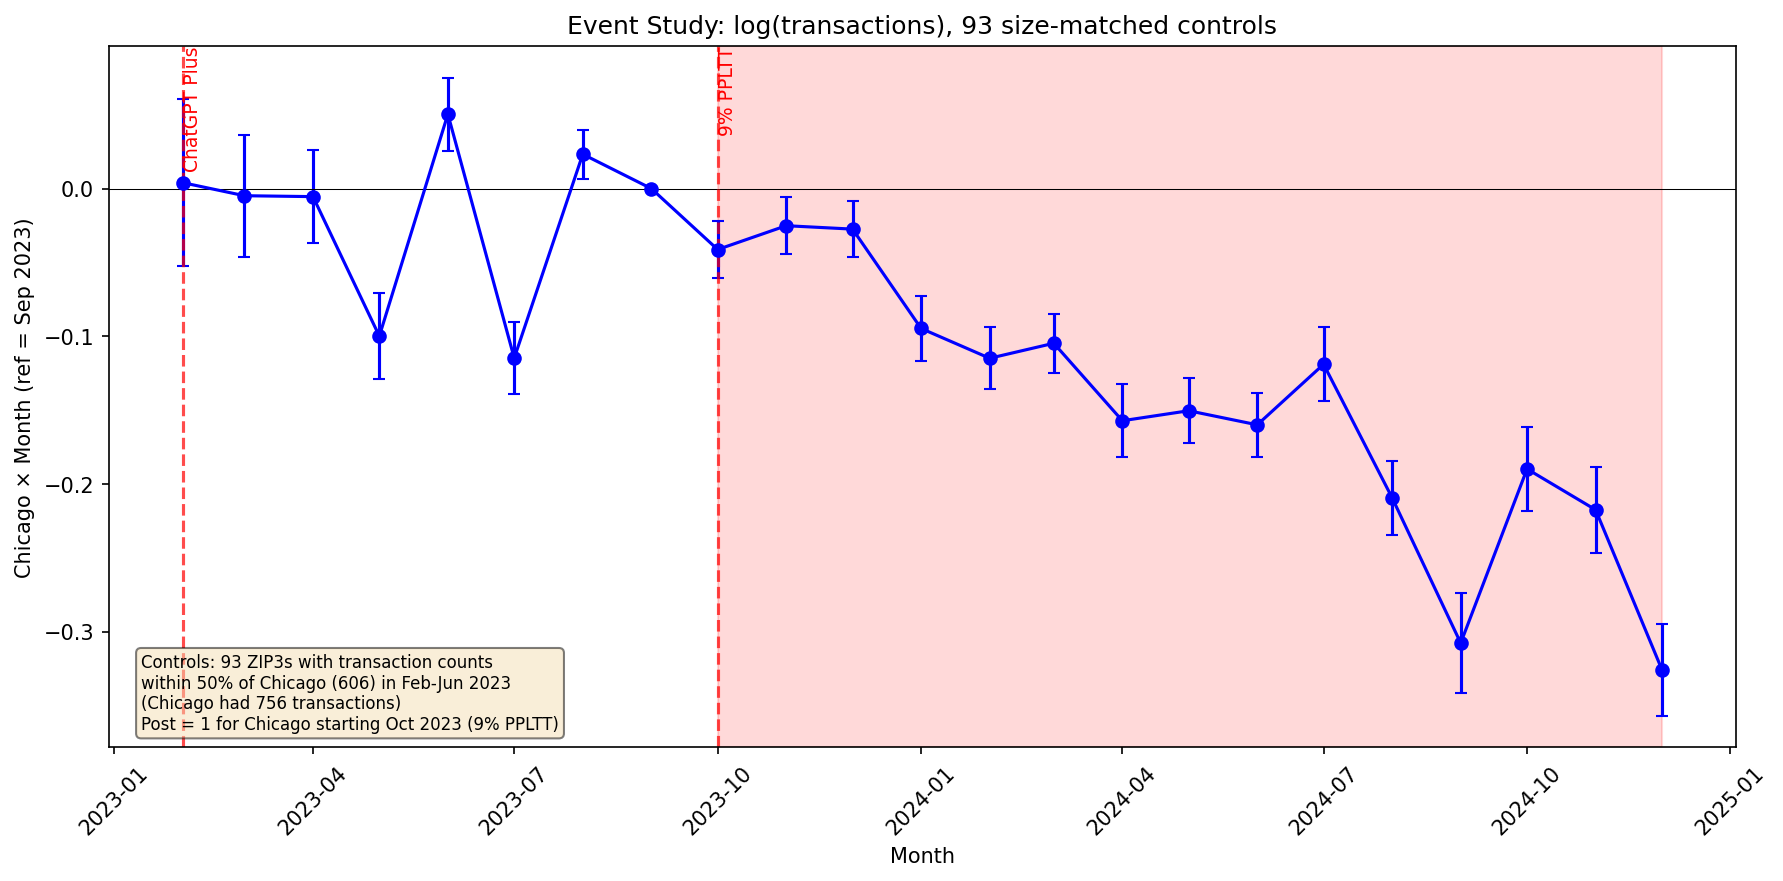

Write the Python code that produced this figure.
#!/usr/bin/env python3
"""
TWFE DiD or Synthetic Control for Chicago PPLTT on ChatGPT subscriptions.
Control group: ZIP3s with similar transaction volume to Chicago (606xx Zip codes) in Jan-Jun 2023.
"""

import pandas as pd
import numpy as np
import statsmodels.formula.api as smf
from scipy.optimize import minimize
import matplotlib
matplotlib.use('Agg')
import matplotlib.pyplot as plt
import matplotlib.dates as mdates
from pathlib import Path
from load_chatgpt_data import load_with_zip3, log, get_output_dir, get_filter_title, get_outcome_column

# Toggle: False = DiD with inference, True = Synthetic control (just the picture)
USE_SYNTH_CONTROL = True

TREATED_ZIP = '606'
START_DATE = '2023-03-01'  # Drop Feb 2023 (outlier month)
TREATMENT_DATE = '2023-10-01'
END_DATE = '2024-12-01'  # Exclude ChatGPT Pro period
SIZE_WINDOW = 0.1  # Controls must be within 10% of Chicago's size

EVENTS = {
    "ChatGPT Plus": "2023-02-01",
    "9% PPLTT": "2023-10-01",
}


def run_synth_control(trans, donor_zips, chicago_size, size_label):
    """Synthetic control: match pre-period outcomes, plot actual vs synthetic."""
    log("Running synthetic control...")
    outcome_col = get_outcome_column()

    # Monthly aggregations
    trans['month'] = trans['trans_date'].dt.to_period('M')
    monthly = trans.groupby(['zip3', 'month']).agg(
        n_transactions=('trans_amount', 'count'),
        total_spend=('trans_amount', 'sum'),
        n_users=('cardid', 'nunique')
    ).reset_index()
    monthly['month_dt'] = monthly['month'].dt.to_timestamp()

    # Pivot to wide format (months x zip3s)
    pivot = monthly.pivot(index='month_dt', columns='zip3', values=outcome_col)
    pivot_log = np.log(pivot)
    pivot_log = pivot_log.dropna(subset=[TREATED_ZIP])
    pivot_log = pivot_log[pivot_log.index < END_DATE]

    # Keep donors with complete pre-period data
    pre_mask = pivot_log.index < TREATMENT_DATE
    pre_data = pivot_log[pre_mask]
    valid_donors = [z for z in donor_zips if z in pre_data.columns and pre_data[z].notna().all()]
    log(f"Donors with complete pre-period: {len(valid_donors)}")

    # Fit weights on pre-period
    fit_data = pivot_log[pre_mask][[TREATED_ZIP] + valid_donors].dropna()
    log(f"Pre-period months: {len(fit_data)}")

    y_treated = fit_data[TREATED_ZIP].values
    X_donors = fit_data[valid_donors].values

    def objective(w):
        synth = X_donors @ w
        return np.mean((y_treated - synth) ** 2)

    constraints = [{'type': 'eq', 'fun': lambda w: np.sum(w) - 1}]
    bounds = [(0, 1) for _ in valid_donors]
    w0 = np.ones(len(valid_donors)) / len(valid_donors)

    result = minimize(objective, w0, method='SLSQP', bounds=bounds, constraints=constraints)
    weights = result.x

    print("\n" + "="*60)
    print("SYNTHETIC CONTROL WEIGHTS")
    print("="*60)
    print(f"Pre-period RMSE (log {outcome_col}): {np.sqrt(result.fun):.4f}")

    weight_df_all = pd.DataFrame({'zip3': valid_donors, 'weight': weights})
    weight_df = weight_df_all[weight_df_all['weight'] > 0.01].sort_values('weight', ascending=False)
    print("\nTop donors by weight:")
    for _, row in weight_df.iterrows():
        print(f"  {row['zip3']}: {row['weight']:.3f}")
    print(f"\nDonors with weight > 1%: {len(weight_df)}")
    print(f"Total weight in top donors: {weight_df['weight'].sum():.3f}")

    # Compute synthetic for full period using ALL donors (weights sum to 1)
    all_donors = weight_df_all['zip3'].tolist()
    all_weights = weight_df_all['weight'].values
    full_data = pivot_log[[TREATED_ZIP] + all_donors].dropna()
    full_data = full_data[full_data.index < END_DATE]
    full_data['synthetic'] = full_data[all_donors].values @ all_weights

    # Plot
    log("Creating plot...")
    fig, ax = plt.subplots(figsize=(12, 6))

    ax.plot(full_data.index, full_data[TREATED_ZIP], marker='o', linewidth=2,
            color='blue', label='Chicago (606xx Zip codes)')
    ax.plot(full_data.index, full_data['synthetic'], marker='s', linewidth=2,
            color='orange', linestyle='--', label='Synthetic Control')

    # Shade treatment period
    ax.axvspan(pd.to_datetime(TREATMENT_DATE), full_data.index.max(),
               alpha=0.15, color='red')

    for event, date in EVENTS.items():
        event_dt = pd.to_datetime(date)
        if full_data.index.min() <= event_dt <= full_data.index.max():
            ax.axvline(event_dt, color='red', linestyle='--', alpha=0.7)
            ax.text(event_dt, ax.get_ylim()[1], event, rotation=90, va='top', fontsize=9, color='red')

    ax.set_xlabel('Month')
    ax.set_ylabel(f'Log {outcome_col}')
    ax.set_title(f'Synthetic Control: Chicago vs {len(weight_df)} donors {get_filter_title()}')
    ax.legend(loc='upper left')
    ax.xaxis.set_major_formatter(mdates.DateFormatter('%Y-%m'))
    ax.tick_params(axis='x', rotation=45)

    # Notes
    top3 = weight_df.head(3)
    weight_note = "Top weights: " + ", ".join([f"{r['zip3']}={r['weight']:.2f}" for _, r in top3.iterrows()])
    control_note = (f"Weights fitted on pre-treatment outcomes (Mar-Sep 2023)\n"
                    f"{len(weight_df)} ZIP3s receive positive weight\n"
                    f"{weight_note}")
    ax.text(0.02, 0.02, control_note, transform=ax.transAxes, fontsize=8,
            verticalalignment='bottom', bbox=dict(boxstyle='round', facecolor='wheat', alpha=0.5))

    plt.tight_layout()
    out_dir = get_output_dir()
    plt.savefig(out_dir / "chicago_synth_control.png", dpi=150, bbox_inches='tight')
    log(f"Saved: {out_dir / 'chicago_synth_control.png'}")

    # Period comparisons
    print("\n" + "="*60)
    print("PERIOD COMPARISONS (log {})".format(outcome_col))
    print("="*60)
    for name, mask in [("Pre-tax (Feb-Sep 2023)", full_data.index < TREATMENT_DATE),
                       ("Post-tax (Oct 2023+)", full_data.index >= TREATMENT_DATE)]:
        subset = full_data[mask]
        if len(subset) > 0:
            diff = subset[TREATED_ZIP].mean() - subset['synthetic'].mean()
            print(f"{name}: Chicago - Synth = {diff:.3f}")


def main():
    trans = load_with_zip3()

    # Select controls based on Feb-Jun 2023 size (post ChatGPT Plus launch)
    # Match on the outcome variable (transactions, spend, or unique users)
    outcome_col = get_outcome_column()
    log(f"Selecting size-matched controls (matching on {outcome_col})...")
    early = trans[(trans['trans_date'] >= START_DATE) & (trans['trans_date'] < '2023-07-01')]

    if outcome_col == 'n_users':
        counts = early.groupby('zip3')['cardid'].nunique().reset_index(name='size_metric')
        size_label = 'unique users'
    elif outcome_col == 'total_spend':
        counts = early.groupby('zip3')['trans_amount'].sum().reset_index(name='size_metric')
        size_label = 'total spend'
    else:  # n_transactions
        counts = early.groupby('zip3').size().reset_index(name='size_metric')
        size_label = 'transactions'

    chicago_size = counts[counts['zip3'] == TREATED_ZIP]['size_metric'].values[0]
    lower = chicago_size * (1 - SIZE_WINDOW)
    upper = chicago_size * (1 + SIZE_WINDOW)

    similar = counts[(counts['size_metric'] >= lower) & (counts['size_metric'] <= upper)]
    similar = similar[similar['zip3'] != TREATED_ZIP]  # Exclude Chicago
    similar = similar[similar['zip3'].str.match(r'^\d{3}$')]  # Valid ZIP3s only

    control_zips = similar['zip3'].tolist()
    log(f"Chicago {size_label} (Mar-Jun 2023): {chicago_size}")
    log(f"Control ZIP3s (within {SIZE_WINDOW*100:.0f}%): {len(control_zips)}")

    # Filter to relevant ZIPs
    all_zips = [TREATED_ZIP] + control_zips
    trans = trans[trans['zip3'].isin(all_zips)].copy()

    # Filter to sample period (ChatGPT Plus launch through Nov 2025)
    trans = trans[(trans['trans_date'] >= START_DATE) & (trans['trans_date'] < END_DATE)].copy()
    log(f"Sample: {trans['trans_date'].min()} to {trans['trans_date'].max()}")

    # Branch based on method
    if USE_SYNTH_CONTROL:
        run_synth_control(trans, control_zips, chicago_size, size_label)
        return

    # Week-zip3 panel
    log("Creating week-zip3 panel...")
    trans['week'] = trans['trans_date'].dt.to_period('W')
    trans['month'] = trans['trans_date'].dt.to_period('M')

    df = trans.groupby(['zip3', 'week', 'month']).agg(
        n_transactions=('trans_amount', 'count'),
        total_spend=('trans_amount', 'sum'),
        n_users=('cardid', 'nunique')
    ).reset_index()
    df['week_dt'] = df['week'].dt.to_timestamp()
    df['month_str'] = df['month'].astype(str)

    outcome_col = get_outcome_column()
    df['log_y'] = np.log(df[outcome_col])

    df['treated'] = (df['zip3'] == TREATED_ZIP).astype(int)
    df['post'] = (df['week_dt'] >= TREATMENT_DATE).astype(int)
    df['treated_post'] = df['treated'] * df['post']

    print(f"\nWeek-zip3 obs: {len(df):,}")
    print(f"Weeks: {df['week'].nunique()}")
    print(f"ZIP3s: {df['zip3'].nunique()} (1 treated + {df['zip3'].nunique() - 1} controls)")

    # TWFE with clustered SEs
    print("\n" + "="*60)
    print(f"Y = log({outcome_col})")
    print("FE: zip3, month")
    print("Cluster: zip3")
    print("="*60)

    model = smf.ols('log_y ~ treated_post + C(zip3) + C(month_str)', data=df).fit(
        cov_type='cluster', cov_kwds={'groups': df['zip3']}
    )

    print(f"\nTreated × Post: {model.params['treated_post']:.4f}")
    print(f"Clustered SE: {model.bse['treated_post']:.4f}")
    print(f"t-stat: {model.tvalues['treated_post']:.2f}")
    print(f"p-value: {model.pvalues['treated_post']:.4f}")
    print(f"N = {int(model.nobs):,}, clusters = {df['zip3'].nunique()}")

    # Event study by month
    print("\n" + "="*60)
    print("EVENT STUDY (by month)")
    print("="*60)

    months_sorted = sorted(df['month_str'].unique())
    ref_month = '2023-09'

    month_to_var = {}
    for m in months_sorted:
        if m != ref_month:
            var = f'treat_{m.replace("-", "_")}'
            month_to_var[m] = var
            df[var] = ((df['zip3'] == TREATED_ZIP) & (df['month_str'] == m)).astype(int)

    interact_vars = [month_to_var[m] for m in months_sorted if m != ref_month]
    formula = 'log_y ~ ' + ' + '.join(interact_vars) + ' + C(zip3) + C(month_str)'

    model_es = smf.ols(formula, data=df).fit(
        cov_type='cluster', cov_kwds={'groups': df['zip3']}
    )

    es_coefs = []
    for m in months_sorted:
        if m == ref_month:
            es_coefs.append({'month': m, 'coef': 0, 'se': 0})
        else:
            var = month_to_var[m]
            es_coefs.append({'month': m, 'coef': model_es.params[var], 'se': model_es.bse[var]})

    es_df = pd.DataFrame(es_coefs)
    es_df['month_dt'] = pd.to_datetime(es_df['month'])
    es_df = es_df.sort_values('month_dt')

    # Plot
    log("Creating plot...")
    fig, ax = plt.subplots(figsize=(12, 6))

    ax.errorbar(es_df['month_dt'], es_df['coef'], yerr=1.96*es_df['se'],
                fmt='o-', color='blue', capsize=3)
    ax.axhline(0, color='black', linestyle='-', linewidth=0.5)

    # Shade treatment period (9% tax)
    ax.axvspan(pd.to_datetime(TREATMENT_DATE), es_df['month_dt'].max(),
               alpha=0.15, color='red')

    for event, date in EVENTS.items():
        event_dt = pd.to_datetime(date)
        if es_df['month_dt'].min() <= event_dt <= es_df['month_dt'].max():
            ax.axvline(event_dt, color='red', linestyle='--', alpha=0.7)
            ax.text(event_dt, ax.get_ylim()[1], event, rotation=90, va='top', fontsize=9, color='red')

    ax.set_xlabel('Month')
    # Clarify units based on outcome variable
    if outcome_col == 'n_users':
        y_label = 'Chicago × Month coefficient\n(Y = log unique cardids with $15-25 transaction)'
        title_outcome = 'unique users'
    elif outcome_col == 'total_spend':
        y_label = 'Chicago × Month coefficient\n(Y = log total spend on $15-25 transactions)'
        title_outcome = 'total spend'
    else:
        y_label = 'Chicago × Month coefficient\n(Y = log count of $15-25 transactions)'
        title_outcome = 'transactions'
    ax.set_ylabel(y_label, fontsize=10)
    ax.set_title(f'Event Study: {title_outcome}, {len(control_zips)} controls {get_filter_title()}')
    ax.xaxis.set_major_formatter(mdates.DateFormatter('%Y-%m'))
    ax.tick_params(axis='x', rotation=45)

    # Add control group description and treatment definition
    # Clarify that "user" = cardid with $15-25 transaction
    if outcome_col == 'n_users':
        size_clarify = f"{size_label} (cardids with $15-25 trans)"
    else:
        size_clarify = size_label
    control_note = (f"Controls: {len(control_zips)} ZIP3s matched on {size_clarify}\n"
                    f"within {SIZE_WINDOW*100:.0f}% of Chicago in Mar-Jun 2023\n"
                    f"(Chicago: {chicago_size:,.0f}; ref month = Sep 2023)\n"
                    f"Post = 1 for Chicago starting Oct 2023 (9% PPLTT)")
    ax.text(0.02, 0.02, control_note, transform=ax.transAxes, fontsize=8,
            verticalalignment='bottom', bbox=dict(boxstyle='round', facecolor='wheat', alpha=0.5))

    # Add TWFE estimate
    twfe_note = f"TWFE: β = {model.params['treated_post']:.3f} (SE = {model.bse['treated_post']:.3f})"
    ax.text(0.98, 0.02, twfe_note, transform=ax.transAxes, fontsize=9, fontweight='bold',
            verticalalignment='bottom', horizontalalignment='right',
            bbox=dict(boxstyle='round', facecolor='lightblue', alpha=0.7))

    plt.tight_layout()
    out_dir = get_output_dir()
    plt.savefig(out_dir / "chicago_did.png", dpi=150, bbox_inches='tight')
    log(f"Saved: {out_dir / 'chicago_did.png'}")

    print("\nPre-treatment:")
    for _, row in es_df[es_df['month_dt'] < TREATMENT_DATE].iterrows():
        sig = "*" if abs(row['coef']) > 1.96 * row['se'] and row['se'] > 0 else ""
        print(f"  {row['month']}: {row['coef']:+.3f} (se={row['se']:.3f}) {sig}")

    print("\nPost-treatment:")
    for _, row in es_df[es_df['month_dt'] >= TREATMENT_DATE].iterrows():
        sig = "*" if abs(row['coef']) > 1.96 * row['se'] and row['se'] > 0 else ""
        print(f"  {row['month']}: {row['coef']:+.3f} (se={row['se']:.3f}) {sig}")

    # Pre-trends F-test (exclude Dec 2022 which has only 1 Chicago obs)
    print("\n" + "="*60)
    print("PRE-TRENDS TEST")
    print("="*60)
    pre_months = [m for m in months_sorted if m >= '2023-01' and m < '2023-10' and m != ref_month]
    pre_vars = [month_to_var[m] for m in pre_months]
    pre_coefs = np.array([model_es.params[v] for v in pre_vars])

    # Wald test
    r_matrix = np.zeros((len(pre_vars), len(model_es.params)))
    for i, v in enumerate(pre_vars):
        r_matrix[i, list(model_es.params.index).index(v)] = 1

    wald = model_es.wald_test(r_matrix, use_f=True, scalar=True)
    print(f"Joint F-test (H0: all pre-treatment coefs = 0):")
    print(f"  F({len(pre_vars)}, {int(model_es.df_resid)}): {wald.statistic:.3f}")
    print(f"  p-value: {wald.pvalue:.4f}")
    print(f"\nPre-trend coef range: [{pre_coefs.min():.3f}, {pre_coefs.max():.3f}]")
    print(f"Mean |pre-trend coef|: {np.abs(pre_coefs).mean():.3f}")


if __name__ == "__main__":
    main()
